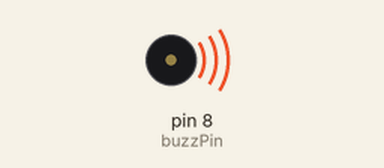
Simulated run of this sketch. Board: Arduino Uno, built with avr-gcc and run on an emulated ATmega328P. Parts: buzzer (waves = sounding).

Above: at 0.1 s.
Timing chart, 0 to 1.6 s (numbered marks = the images above):
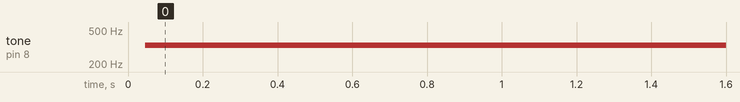

The sketch:

TONE_ACTIVE_BUZZER.ino
```cpp
int buzzPin = 8;
int dt1 = 1;
int dt2 = 2;
int j;
void setup() {
  // put your setup code here, to run once:
pinMode(buzzPin, OUTPUT);
}

void loop() {
  // put your main code here, to run repeatedly:
for (j = 1; j<=100;j+=1){
  digitalWrite(buzzPin, HIGH);
  delay(dt1);
  digitalWrite(buzzPin, LOW);
  delay(dt2);
}
}
```

Measured:
- by itself, tone on pin 8 (buzzPin): silent → 331 Hz at 0.05 s
